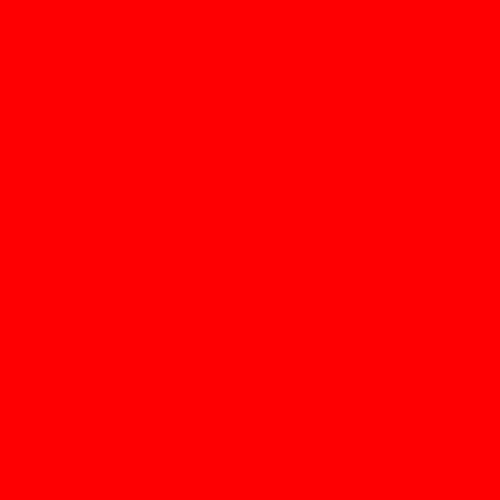
Frame 1 (no input)
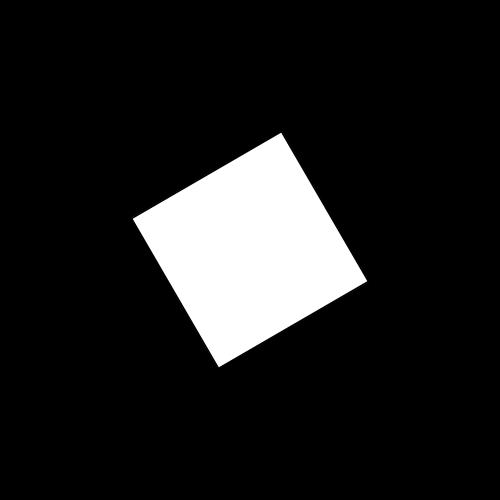
Frame 60 (the mouse pressed at the canvas centre just before this capture)
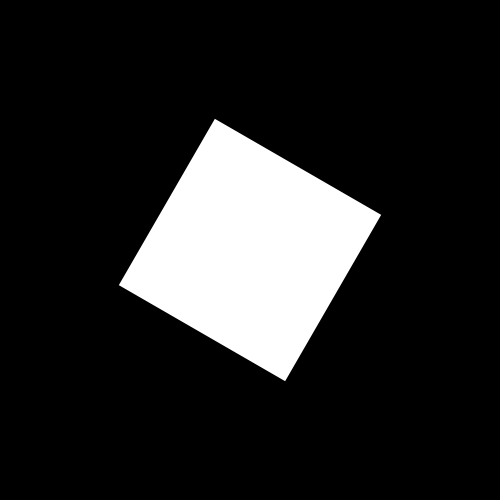
Frame 120 (the mouse held since frame 60 and released just before this capture)

The Processing sketch that drew these frames (run headless with seeded random() and noise(); from frame 60 on, the mouse is pressed at the canvas centre):

// Processing sketch: processing_129601
// ── processing_129601.pde

float timer = 0.0;
float myscale = 1.0;
float myscalespeed = 0.02;
float myscalespeed2 = -0.02;

void setup()
{
 size(500, 500); 
 frameRate(30);
}

void draw()
{
  background(0);
  timer = timer + (1.0 / 12.0);
  println(timer);
  
  if (timer >= 2.0 && timer < 15.0)
  {
    if (timer >= 2.0 && timer <= 8.0)
    {
    myscale = myscale + myscalespeed;
    pushMatrix();
    translate(width/2,height/2);
    rotate(radians(timer*30));
    scale(myscale);
    rectMode(CENTER);
    rect(0,0,100, 100);
    popMatrix();
    }
    else if (timer >= 8.0)
    {
      myscale = myscale + myscalespeed2;
    pushMatrix();
    translate(width/2,height/2);
    rotate(radians(timer*30));
    scale(myscale);
    rectMode(CENTER);
    rect(0,0,100, 100);
    popMatrix();
    }
    
  }
  else if (timer > 3.0 && timer < 3.5)
  {
    ellipse(100, 100, 200, 200);
  }
  else if (timer > 3.0 && timer < 4.0)
  {
    triangle(77,100,150,50, 100,50); 
  }
  else
  {
    background(255,0,0);
  }
}
